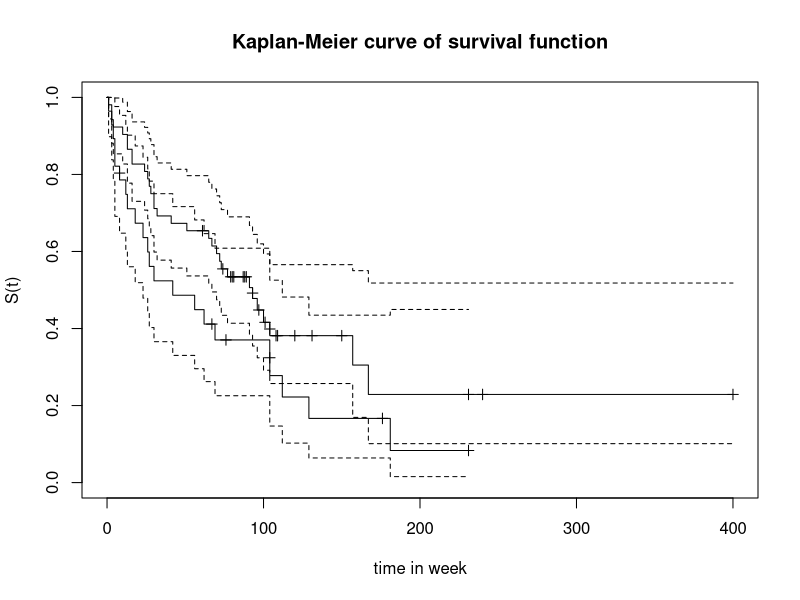
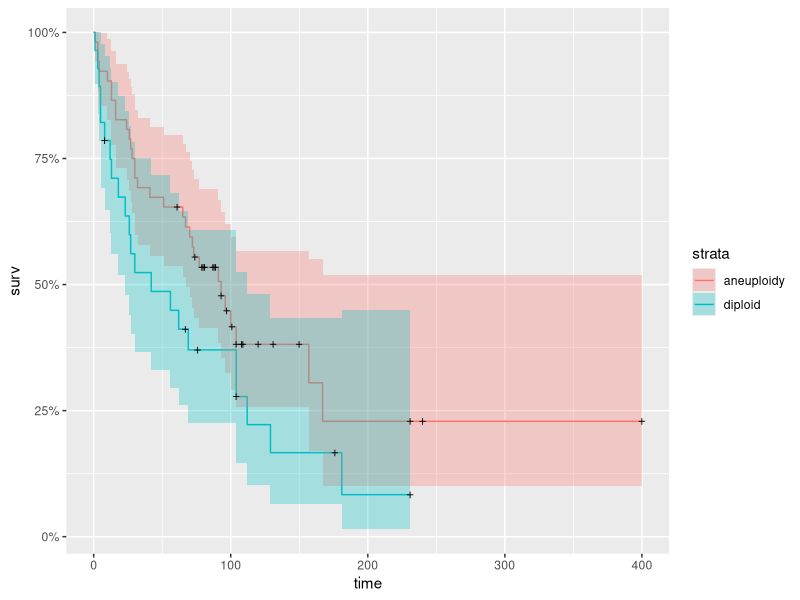

Recreate these plots in R, in order.
## ---- chunk 1
knitr::opts_chunk$set(echo = TRUE)
library(tidyverse)
library(ggplot2)
library(survival)
library(ggfortify)
library(KMsurv)
## ---- chunk 2
data("tongue")
tongue_df = tongue %>% 
  mutate(type = ifelse(type == 1, "aneuploidy", "diploid"))
km = survfit(Surv(time, delta) ~ type, data = tongue_df, conf.type = 'log')
plot(km, conf.int = TRUE, mark.time = TRUE, xlab = "time in week", ylab = "S(t)", main = "Kaplan-Meier curve of survival function")
autoplot(km)
one_year = summary(km, time = 365 / 7) 
response = cbind(one_year$surv, one_year$lower, one_year$upper)
rownames(response) = c("aneuploidy", "diploid")
colnames(response) = c("estimate", "lower 95% CI", "upper 95% CI")
response
